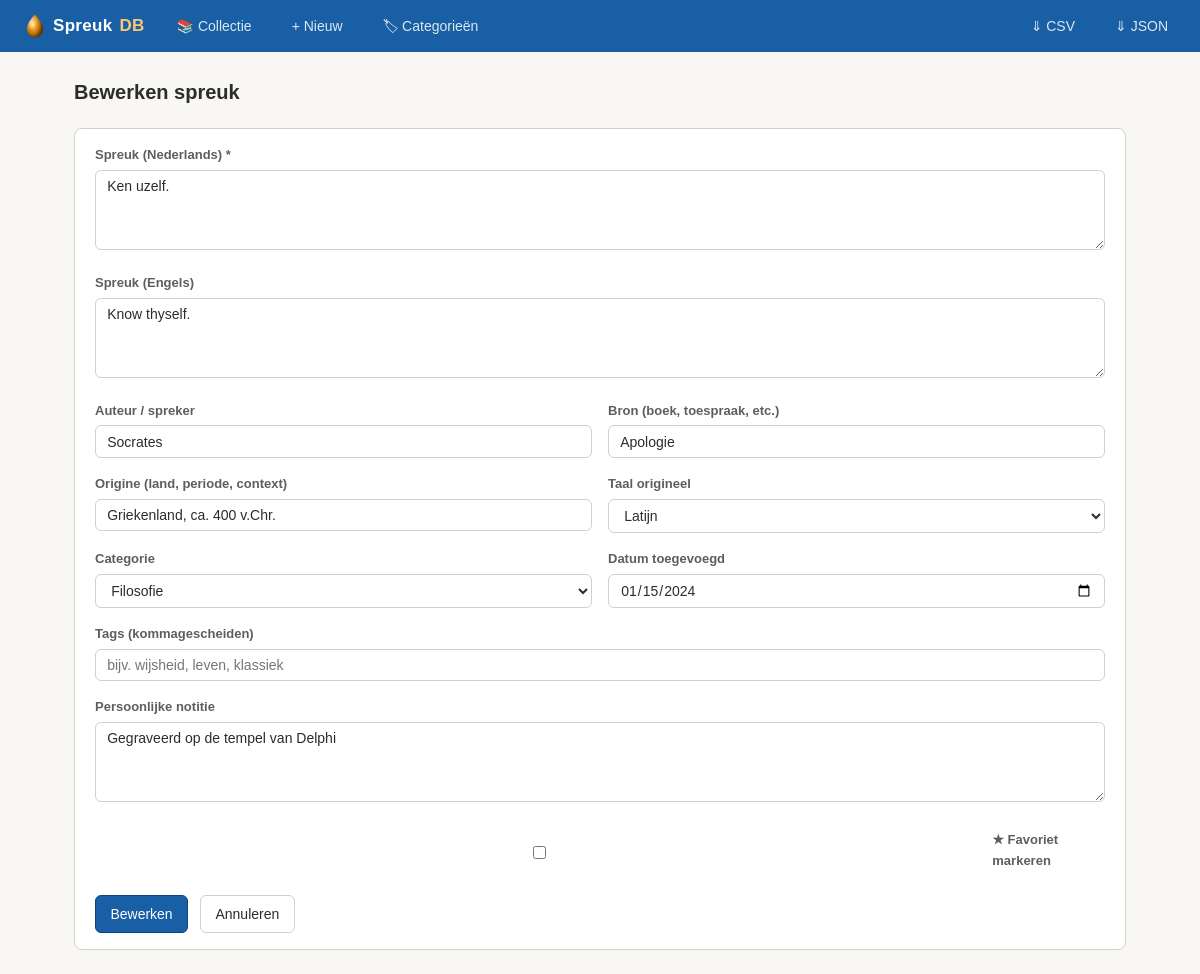
/spreuk/2/bewerk, run on the app's committed database.
### tables this page shows
CREATE TABLE spreuk (
                id INTEGER PRIMARY KEY AUTOINCREMENT,
                tekst_nl TEXT NOT NULL,
                tekst_en TEXT,
                auteur TEXT,
                bron TEXT,
                origine TEXT,
                taal_origineel TEXT DEFAULT 'nl',
                categorie_id INTEGER REFERENCES categorie(id),
                datum_toegevoegd DATE DEFAULT (date('now')),
                notitie TEXT,
                favoriet INTEGER DEFAULT 0
            );

CREATE TABLE categorie (
                id INTEGER PRIMARY KEY AUTOINCREMENT,
                naam TEXT NOT NULL UNIQUE,
                beschrijving TEXT
            );

### app.py (the view, shortened to what this page needs)
@app.route('/spreuk/<int:sid>/bewerk', methods=['GET', 'POST'])
def bewerk(sid):
    db = get_db()
    spreuk = db.execute('SELECT * FROM spreuk WHERE id=?', (sid,)).fetchone()
    if not spreuk:
        return redirect(url_for('index'))
    tags = db.execute(
        'SELECT t.naam FROM tag t JOIN spreuk_tag st ON t.id=st.tag_id WHERE st.spreuk_id=?', (sid,)
    ).fetchall()
    tags_str = ', '.join(t['naam'] for t in tags)
    categorieen = db.execute('SELECT * FROM categorie ORDER BY naam').fetchall()
    return render_template('form.html', spreuk=spreuk, categorieen=categorieen,
                           actie='Bewerken', tags_str=tags_str)

### app.py (called while the page is built)
def get_db():
    conn = sqlite3.connect(DB)
    conn.row_factory = sqlite3.Row
    return conn

### templates/form.html (shortened to what this page needs)
{% extends "base.html" %}
{% block inhoud %}
<h2 style="margin-bottom:1.25rem;font-size:20px">{{ actie }} spreuk</h2>
<div class="card">
<form method="post">
  <div class="form-grid">
    <div class="veld vol">
      <label>Spreuk (Nederlands) *</label>
      <textarea name="tekst_nl" required>{{ spreuk.tekst_nl if spreuk else '' }}</textarea>
    </div>
    <div class="veld vol">
      <label>Spreuk (Engels)</label>
      <textarea name="tekst_en">{{ spreuk.tekst_en if spreuk and spreuk.tekst_en else '' }}</textarea>
    </div>
    <div class="veld">
      <label>Auteur / spreker</label>
      <input type="text" name="auteur" value="{{ spreuk.auteur if spreuk and spreuk.auteur else '' }}" placeholder="bijv. Albert Einstein">
    </div>
    <div class="veld">
      <label>Bron (boek, toespraak, etc.)</label>
      <input type="text" name="bron" value="{{ spreuk.bron if spreuk and spreuk.bron else '' }}" placeholder="bijv. Relativity, 1916">
    </div>
    <div class="veld">
      <label>Origine (land, periode, context)</label>
      <input type="text" name="origine" value="{{ spreuk.origine if spreuk and spreuk.origine else '' }}" placeholder="bijv. Duitsland, 20e eeuw">
    </div>
    <div class="veld">
      <label>Taal origineel</label>
      <select name="taal_origineel">
        {% for code, naam in [('nl','Nederlands'),('en','Engels'),('de','Duits'),('fr','Frans'),('la','Latijn'),('anders','Anders')] %}
        <option value="{{ code }}" {% if spreuk and spreuk.taal_origineel == code %}selected{% elif not spreuk and code == 'nl' %}selected{% endif %}>{{ naam }}</option>
        {% endfor %}
      </select>
    </div>
    <div class="veld">
      <label>Categorie</label>
      <select name="categorie_id">
        {% for c in categorieen %}
        <option value="{{ c.id }}" {% if spreuk and spreuk.categorie_id == c.id %}selected{% endif %}>{{ c.naam }}</option>
        {% endfor %}
      </select>
    </div>
    <div class="veld">
      <label>Datum toegevoegd</label>
      <input type="date" name="datum_toegevoegd" value="{{ spreuk.datum_toegevoegd if spreuk and spreuk.datum_toegevoegd else '' }}">
    </div>
    <div class="veld vol">
      <label>Tags (kommagescheiden)</label>
      <input type="text" name="tags" value="{{ tags_str if tags_str is defined else '' }}" placeholder="bijv. wijsheid, leven, klassiek">
    </div>
    <div class="veld vol">
      <label>Persoonlijke notitie</label>
      <textarea name="notitie">{{ spreuk.notitie if spreuk and spreuk.notitie else '' }}</textarea>
    </div>
    <div class="veld vol">
      <div class="check-rij">
        <input type="checkbox" name="favoriet" id="fav" value="1" {% if spreuk and spreuk.favoriet %}checked{% endif %}>
        <label for="fav">&#9733; Favoriet markeren</label>
      </div>
    </div>
  </div>
  <div style="display:flex;gap:.75rem;margin-top:1.25rem">
    <button type="submit" class="btn btn-primair">{{ actie }}</button>
    <a href="{{ url_for('index') }}" class="btn">Annuleren</a>
  </div>
</form>
</div>
{% endblock %}

### templates/base.html (style rules this page uses)
:root { --blauw: #185fa5; --blauw-licht: #e6f1fb; --blauw-donker: #0c447c; --tekst: #2c2c2a; --tekst-zacht: #5f5e5a; --achtergrond: #f8f7f4; --vlak: #ffffff; --rand: #d3d1c7; --goud: #ba7517; --groen: #3b6d11; --rood: #a32d2d; --amber-licht: #faeeda; }
* { box-sizing: border-box; margin: 0; padding: 0; }
body { font-family: Arial, sans-serif; background: var(--achtergrond); color: var(--tekst); font-size: 15px; line-height: 1.6; }
a { color: var(--blauw); text-decoration: none; }
.card { background: var(--vlak); border: 1px solid var(--rand); border-radius: 8px; padding: 1rem 1.25rem; }
.btn { display: inline-flex; align-items: center; gap: .3rem; padding: .4rem .9rem; border-radius: 6px; font-size: 14px; cursor: pointer; border: 1px solid var(--rand); background: var(--vlak); color: var(--tekst); text-decoration: none; }
.btn-primair { background: var(--blauw); color: white; border-color: var(--blauw-donker); }
.form-grid { display: grid; grid-template-columns: 1fr 1fr; gap: 1rem; }
.form-grid .vol { grid-column: 1 / -1; }
.veld label { display: block; font-size: 13px; font-weight: bold; color: var(--tekst-zacht); margin-bottom: 4px; }
.veld input, .veld select, .veld textarea { width: 100%; padding: .45rem .7rem; border: 1px solid var(--rand); border-radius: 6px; font-size: 14px; font-family: Arial, sans-serif; color: var(--tekst); background: var(--vlak); }
.veld textarea { min-height: 80px; resize: vertical; }
.check-rij { display: flex; align-items: center; gap: .5rem; margin-top: .3rem; font-size: 14px; }

### data on the page
spreuk: tekst_nl "Ken uzelf.", tekst_en "Know thyself.", auteur "Socrates", bron "Apologie", origine "Griekenland, ca. 400 v.Chr.", taal_origineel "Latijn", categorie_id "Filosofie", datum_toegevoegd "01/15/2024", notitie "Gegraveerd op de tempel van Delphi"

### other printed values
{{ actie }} "Bewerken"
